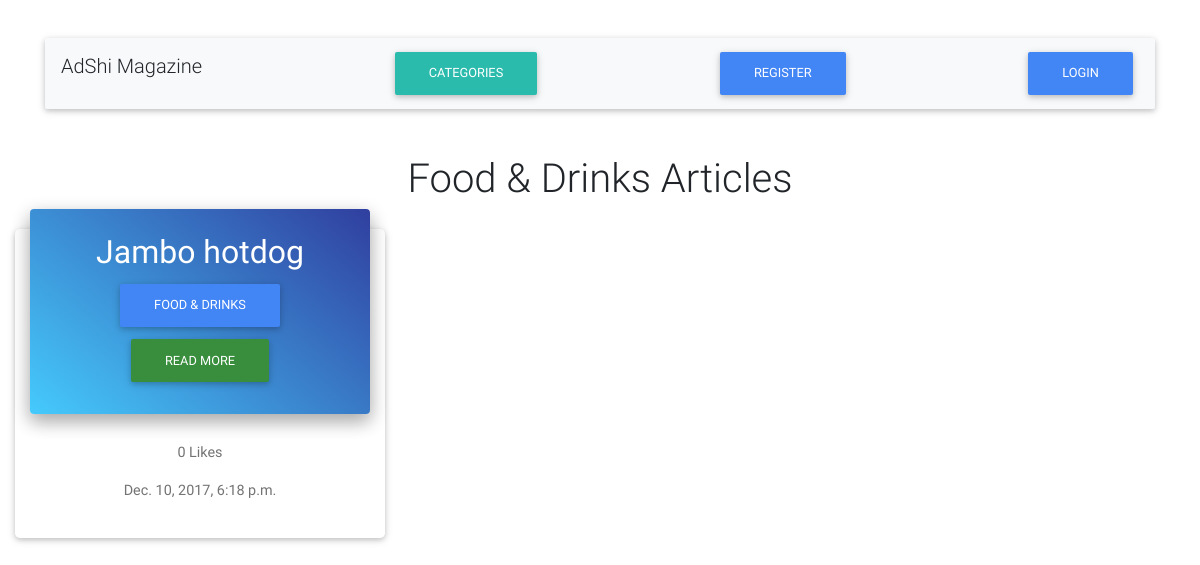
The page /magazine/category/food-drinks on the database its author committed.
### mag/models.py (models this page shows, shortened)
class Article(models.Model):
    title = models.CharField(max_length=250)
    slug = models.SlugField(max_length=250, unique=True)
    body = models.TextField()
    date_posted = models.DateTimeField(db_index=True, auto_now_add=True)
    category = models.ForeignKey(Category, on_delete=models.CASCADE)
    likes = models.ManyToManyField(MagUser)
    class Meta:
        get_latest_by = "date_posted"

class Category(models.Model):
    title = models.CharField(max_length=250, unique=True)
    slug = models.SlugField(max_length=100, unique=True)

### mag/views.py (the view)
# urls.py: url(r'^category/(?P<c_title>[-\w]+)$', mag_view.articles_in_category, name='articles_category'),
def articles_in_category(request, c_title):
    articles = Article.objects.filter(category__slug=c_title)
    user = __user(request)
    return render(request, 'mag/category_articles.html', context={'articles': articles, 'user': user})

### mag/models.py (called while the page is built)
    def is_authenticated(self):
        return self.email != "anon@default.com" and self.logged_in

### mag/views.py (called while the page is built)
def __user(request):
    user_email = request.session.get('currentUser')
    if user_email is not None:
        return MagUser.objects.get(email=user_email)
    else:
        return defaultUser

### templates/mag/category_articles.html (shortened to what this page needs)
{% extends 'base.html' %}
{% load staticfiles %}
{% block content %}
    <br>
    <h1 style="text-align: center">{{ articles.first.category.title }} Articles</h1>
    <div class='row js-item-container' id="in">
        <br><br>
        {% for arti in articles %}
            <div class='col-lg-4 col-md-6 mb-r' id = '{{ arti.id }}'>
                <div class='card card-cascade narrower'>
                    <div class='view gradient-card-header blue-gradient'>
                        <h2 class='h2-responsive'>{{ arti.title }}</h2>
                        <div class='text-center'>
                            <a href="{% url 'articles_category' c_title=arti.category.slug %}" class='btn btn-primary waves-effect waves-light' id="cat-{{ arti.category.id }}">{{ arti.category.title }}</a>
                            <a href="{% url 'get_article' a_id=arti.id %}" class="btn btn-green waves-effect waves-light" id="art-{{ arti.id }}">Read More</a>
                       </div>
                    </div>
                   <div class='card-body text-center'>
                       <p class='card-text'>{{ arti.likes.count }} Likes</p>
                       <p class="card-text">{{ arti.date_posted }}</p>
                   </div>
                </div>
            </div>
        {% endfor %}
    </div>
{% endblock %}

### rows shown on the page
Article: first.category "Food & Drinks", title "Jambo hotdog", category "FOOD & DRINKS", likes.count "0", date_posted "Dec. 10, 2017, 6:18 p.m."
